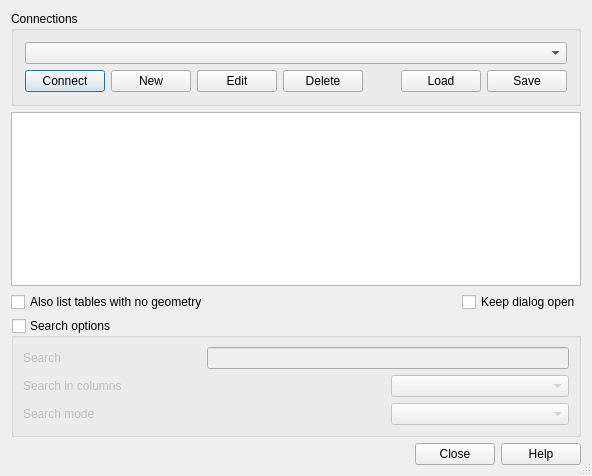
<?xml version="1.0" encoding="UTF-8"?>
<ui version="4.0">
 <class>QgsDbSourceSelectBase</class>
 <widget class="QDialog" name="QgsDbSourceSelectBase">
  <property name="geometry">
   <rect>
    <x>0</x>
    <y>0</y>
    <width>592</width>
    <height>476</height>
   </rect>
  </property>
  <property name="windowTitle">
   <string>Add PostGIS layers</string>
  </property>
  <property name="windowIcon">
   <iconset>
    <normaloff/>
   </iconset>
  </property>
  <property name="sizeGripEnabled">
   <bool>true</bool>
  </property>
  <property name="modal">
   <bool>true</bool>
  </property>
  <layout class="QGridLayout" name="gridLayout_2">
   <item row="0" column="0">
    <widget class="QGroupBox" name="connectionsGroupBox">
     <property name="title">
      <string>Connections</string>
     </property>
     <layout class="QGridLayout" name="gridLayout">
      <item row="0" column="0">
       <widget class="QComboBox" name="cmbConnections"/>
      </item>
      <item row="1" column="0">
       <layout class="QHBoxLayout" name="horizontalLayout">
        <item>
         <widget class="QPushButton" name="btnConnect">
          <property name="text">
           <string>Connect</string>
          </property>
         </widget>
        </item>
        <item>
         <widget class="QPushButton" name="btnNew">
          <property name="text">
           <string>New</string>
          </property>
         </widget>
        </item>
        <item>
         <widget class="QPushButton" name="btnEdit">
          <property name="text">
           <string>Edit</string>
          </property>
         </widget>
        </item>
        <item>
         <widget class="QPushButton" name="btnDelete">
          <property name="text">
           <string>Delete</string>
          </property>
         </widget>
        </item>
        <item>
         <spacer name="horizontalSpacer">
          <property name="orientation">
           <enum>Qt::Horizontal</enum>
          </property>
          <property name="sizeHint" stdset="0">
           <size>
            <width>40</width>
            <height>20</height>
           </size>
          </property>
         </spacer>
        </item>
        <item>
         <widget class="QPushButton" name="btnLoad">
          <property name="text">
           <string comment="Load connections from file">Load</string>
          </property>
         </widget>
        </item>
        <item>
         <widget class="QPushButton" name="btnSave">
          <property name="toolTip">
           <string>Save connections to file</string>
          </property>
          <property name="text">
           <string>Save</string>
          </property>
         </widget>
        </item>
       </layout>
      </item>
     </layout>
    </widget>
   </item>
   <item row="1" column="0">
    <widget class="QTreeView" name="mTablesTreeView">
     <property name="selectionMode">
      <enum>QAbstractItemView::ExtendedSelection</enum>
     </property>
    </widget>
   </item>
   <item row="2" column="0">
    <layout class="QHBoxLayout" name="horizontalLayout_2">
     <item>
      <widget class="QCheckBox" name="cbxAllowGeometrylessTables">
       <property name="text">
        <string>Also list tables with no geometry</string>
       </property>
      </widget>
     </item>
     <item>
      <spacer name="horizontalSpacer_2">
       <property name="orientation">
        <enum>Qt::Horizontal</enum>
       </property>
       <property name="sizeHint" stdset="0">
        <size>
         <width>40</width>
         <height>20</height>
        </size>
       </property>
      </spacer>
     </item>
     <item>
      <widget class="QCheckBox" name="mHoldDialogOpen">
       <property name="text">
        <string>Keep dialog open</string>
       </property>
      </widget>
     </item>
    </layout>
   </item>
   <item row="3" column="0">
    <widget class="QGroupBox" name="mSearchGroupBox">
     <property name="title">
      <string>Search options</string>
     </property>
     <property name="flat">
      <bool>true</bool>
     </property>
     <property name="checkable">
      <bool>true</bool>
     </property>
     <property name="checked">
      <bool>false</bool>
     </property>
     <layout class="QGridLayout">
      <property name="margin">
       <number>9</number>
      </property>
      <property name="spacing">
       <number>6</number>
      </property>
      <item row="0" column="0">
       <widget class="QLabel" name="mSearchLabel">
        <property name="enabled">
         <bool>true</bool>
        </property>
        <property name="text">
         <string>Search</string>
        </property>
        <property name="buddy">
         <cstring>mSearchTableEdit</cstring>
        </property>
       </widget>
      </item>
      <item row="2" column="0" colspan="2">
       <widget class="QLabel" name="mSearchModeLabel">
        <property name="enabled">
         <bool>true</bool>
        </property>
        <property name="text">
         <string>Search mode</string>
        </property>
        <property name="buddy">
         <cstring>mSearchModeComboBox</cstring>
        </property>
       </widget>
      </item>
      <item row="2" column="2">
       <widget class="QComboBox" name="mSearchModeComboBox">
        <property name="enabled">
         <bool>true</bool>
        </property>
       </widget>
      </item>
      <item row="1" column="0" colspan="2">
       <widget class="QLabel" name="mSearchColumnsLabel">
        <property name="enabled">
         <bool>true</bool>
        </property>
        <property name="text">
         <string>Search in columns</string>
        </property>
        <property name="buddy">
         <cstring>mSearchColumnComboBox</cstring>
        </property>
       </widget>
      </item>
      <item row="1" column="2">
       <widget class="QComboBox" name="mSearchColumnComboBox">
        <property name="enabled">
         <bool>true</bool>
        </property>
       </widget>
      </item>
      <item row="0" column="1" colspan="2">
       <widget class="QLineEdit" name="mSearchTableEdit">
        <property name="enabled">
         <bool>true</bool>
        </property>
       </widget>
      </item>
     </layout>
    </widget>
   </item>
   <item row="4" column="0">
    <widget class="QDialogButtonBox" name="buttonBox">
     <property name="standardButtons">
      <set>QDialogButtonBox::Close|QDialogButtonBox::Help</set>
     </property>
    </widget>
   </item>
  </layout>
 </widget>
 <layoutdefault spacing="6" margin="11"/>
 <tabstops>
  <tabstop>cmbConnections</tabstop>
  <tabstop>btnConnect</tabstop>
  <tabstop>btnNew</tabstop>
  <tabstop>btnEdit</tabstop>
  <tabstop>btnDelete</tabstop>
  <tabstop>btnLoad</tabstop>
  <tabstop>btnSave</tabstop>
  <tabstop>mTablesTreeView</tabstop>
  <tabstop>cbxAllowGeometrylessTables</tabstop>
  <tabstop>mHoldDialogOpen</tabstop>
  <tabstop>mSearchGroupBox</tabstop>
  <tabstop>mSearchTableEdit</tabstop>
  <tabstop>mSearchColumnComboBox</tabstop>
  <tabstop>mSearchModeComboBox</tabstop>
  <tabstop>buttonBox</tabstop>
 </tabstops>
 <resources/>
 <connections>
  <connection>
   <sender>buttonBox</sender>
   <signal>rejected()</signal>
   <receiver>QgsDbSourceSelectBase</receiver>
   <slot>reject()</slot>
   <hints>
    <hint type="sourcelabel">
     <x>352</x>
     <y>466</y>
    </hint>
    <hint type="destinationlabel">
     <x>361</x>
     <y>421</y>
    </hint>
   </hints>
  </connection>
  <connection>
   <sender>mSearchGroupBox</sender>
   <signal>toggled(bool)</signal>
   <receiver>mSearchTableEdit</receiver>
   <slot>setVisible(bool)</slot>
   <hints>
    <hint type="sourcelabel">
     <x>94</x>
     <y>437</y>
    </hint>
    <hint type="destinationlabel">
     <x>177</x>
     <y>360</y>
    </hint>
   </hints>
  </connection>
  <connection>
   <sender>mSearchGroupBox</sender>
   <signal>toggled(bool)</signal>
   <receiver>mSearchColumnComboBox</receiver>
   <slot>setVisible(bool)</slot>
   <hints>
    <hint type="sourcelabel">
     <x>97</x>
     <y>437</y>
    </hint>
    <hint type="destinationlabel">
     <x>343</x>
     <y>402</y>
    </hint>
   </hints>
  </connection>
  <connection>
   <sender>mSearchGroupBox</sender>
   <signal>toggled(bool)</signal>
   <receiver>mSearchModeComboBox</receiver>
   <slot>setVisible(bool)</slot>
   <hints>
    <hint type="sourcelabel">
     <x>115</x>
     <y>437</y>
    </hint>
    <hint type="destinationlabel">
     <x>281</x>
     <y>410</y>
    </hint>
   </hints>
  </connection>
  <connection>
   <sender>mSearchGroupBox</sender>
   <signal>toggled(bool)</signal>
   <receiver>mSearchLabel</receiver>
   <slot>setVisible(bool)</slot>
   <hints>
    <hint type="sourcelabel">
     <x>133</x>
     <y>437</y>
    </hint>
    <hint type="destinationlabel">
     <x>58</x>
     <y>360</y>
    </hint>
   </hints>
  </connection>
  <connection>
   <sender>mSearchGroupBox</sender>
   <signal>toggled(bool)</signal>
   <receiver>mSearchColumnsLabel</receiver>
   <slot>setVisible(bool)</slot>
   <hints>
    <hint type="sourcelabel">
     <x>51</x>
     <y>437</y>
    </hint>
    <hint type="destinationlabel">
     <x>57</x>
     <y>402</y>
    </hint>
   </hints>
  </connection>
  <connection>
   <sender>mSearchGroupBox</sender>
   <signal>toggled(bool)</signal>
   <receiver>mSearchModeLabel</receiver>
   <slot>setVisible(bool)</slot>
   <hints>
    <hint type="sourcelabel">
     <x>82</x>
     <y>437</y>
    </hint>
    <hint type="destinationlabel">
     <x>68</x>
     <y>411</y>
    </hint>
   </hints>
  </connection>
 </connections>
</ui>
